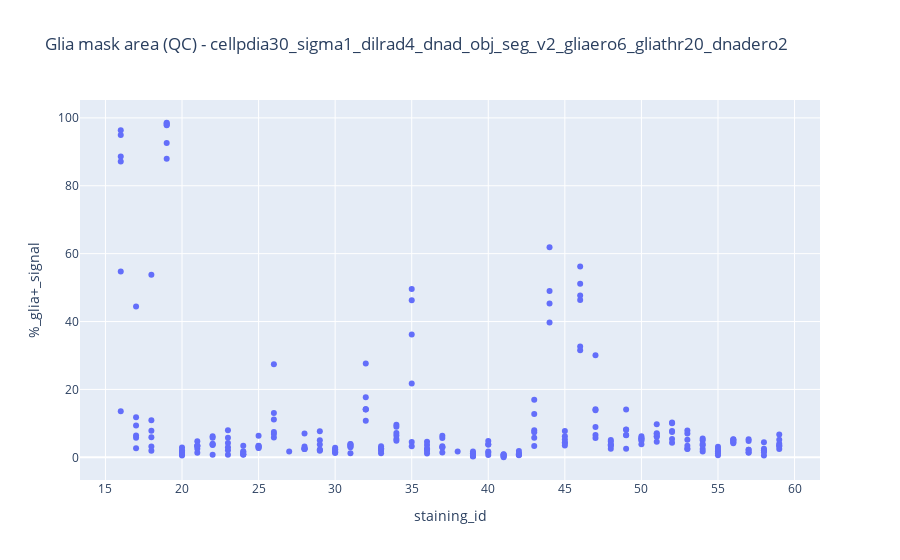

Here is the notebook cell this chart was saved with:
### Code cell
# Create the plot
fig = px.scatter(df, x='staining_id', y='%_glia+_signal',
                 hover_data=['tissue_location','index'], title=f'Glia mask area (QC) - {title}')

# Show the plot
fig.show()

### Figure 1 — Plotly figure (JSON) as saved in the notebook; plotly's stock layout.template omitted (floating-point values rounded to 4 significant figures; data arrays with more than 128 entries replaced by an {"elided": "..."} marker saying what was removed)
{"data": [{"customdata": {"elided": "252x2 mixed values"}, "hovertemplate": "staining_id=%{x}<br>%_glia+_signal=%{y}<br>tissue_location=%{customdata[0]}<br>index=%{customdata[1]}<extra></extra>", "legendgroup": "", "marker": {"color": "#636efa", "symbol": "circle"}, "mode": "markers", "name": "", "orientation": "v", "showlegend": false, "type": "scatter", "x": {"elided": "252 int values"}, "xaxis": "x", "y": {"elided": "252 float values"}, "yaxis": "y"}], "layout": {"legend": {"tracegroupgap": 0}, "title": {"text": "Glia mask area (QC) - cellpdia30_sigma1_dilrad4_dnad_obj_seg_v2_gliaero6_gliathr20_dnadero2"}, "xaxis": {"anchor": "y", "domain": [0, 1], "title": {"text": "staining_id"}}, "yaxis": {"anchor": "x", "domain": [0, 1], "title": {"text": "%_glia+_signal"}}}}
